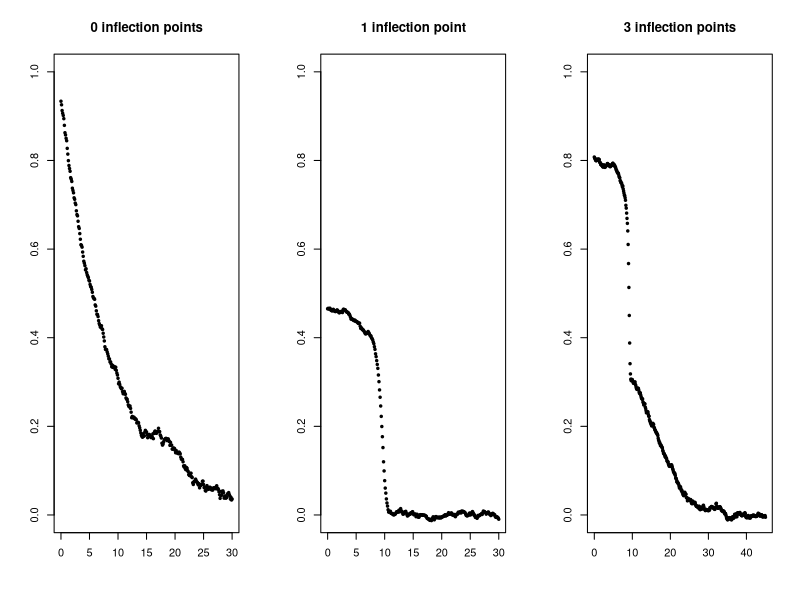

Write R code to recreate this figure.
library(deSolve)
library(zoo)

our.data <- read.csv("datasets/03-parameter-estimation/vanrolleghem_our.csv")

AR.noise <- function(n, width=5) {
  z <- zoo(rnorm(n + width - 1))
  rollapply(z, width = width, FUN = mean)
}

monod.rhs <- function(t, state, parameters) {
  with(as.list(c(state, parameters)), {
    list(c(-alpha*s/(beta + s)))
  })
}

monod.solve <- function(times, s0, alpha, beta) {
  state <- c(s=s0)
  parameters <- c(alpha=alpha, beta=beta)
  sol <- ode(y = state, times = times, parms = parameters, func = monod.rhs)
  return(sol[,"s"])
}

our.first.order <- function(times, alpha, s0) {
  s0*exp(-alpha*times)
}

our.single.monod <- function(times, alpha, beta, s0) {
  s <- monod.solve(times, s0, alpha, beta)
  alpha * s / (beta + s)
}

our.double.monod <- function(times, alpha1, beta1, s0.1, alpha2, beta2, s0.2) {
  s1 <- monod.solve(times, s0.1, alpha1, beta1)
  s2 <- monod.solve(times, s0.2, alpha2, beta2)

  alpha1 * s1 / (beta1 + s1) + alpha2 * s2 / (beta2 + s2)
}

call_rhs <- function(f, times, parameters) {
  do.call(f, c(list(times), as.list(parameters)))
}

plot.first.order <- function(ps) {
  times <- seq(0, 30, by=0.1)
  fitted <- call_rhs(our.first.order, times, ps) +
    0.1*AR.noise(length(times), width = 30)
  plot(times, fitted, pch = 19, cex = 0.5, ylim=c(0, 1),
       main = "0 inflection points", xlab = "", ylab = "")
}

plot.single.monod <- function(ps) {
  times <- seq(0, 30, by=0.1)
  fitted <- call_rhs(our.single.monod, times, ps) +
    0.05*AR.noise(length(times), width = 30)
  plot(times, fitted, pch = 19, cex = 0.5, ylim=c(0, 1),
       main = "1 inflection point", xlab = "", ylab = "")
}

plot.double.monod <- function(ps) {
  times <- seq(0, 45, by=0.1)
  fitted <- call_rhs(our.double.monod, times, ps) +
    0.05*AR.noise(length(times), width = 30)
  plot(times, fitted, pch = 19, cex = 0.5, ylim=c(0, 1),
       main = "3 inflection points", xlab = "", ylab = "")
}

run_all <- function() {
  par.first.order <- c(0.1038534, 0.9184895)
  par.single.monod <- c(0.4717867, 0.1275079, 4.0865588)
  par.double.monod <- c(0.4, 1.0, 5.65, 0.47, 0.05, 4.09)

  par(mfrow=c(1, 3))
  plot.first.order(par.first.order)
  plot.single.monod(par.single.monod)
  plot.double.monod(par.double.monod)
}

run_all()
